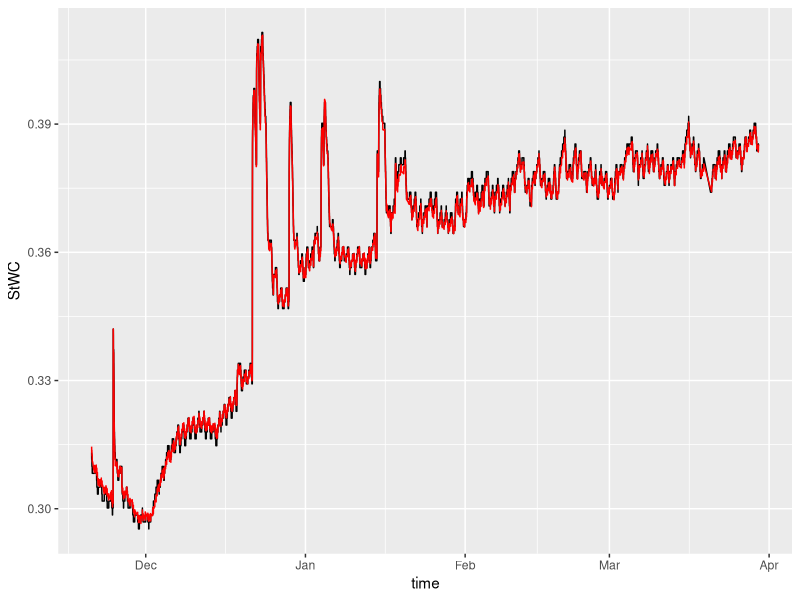
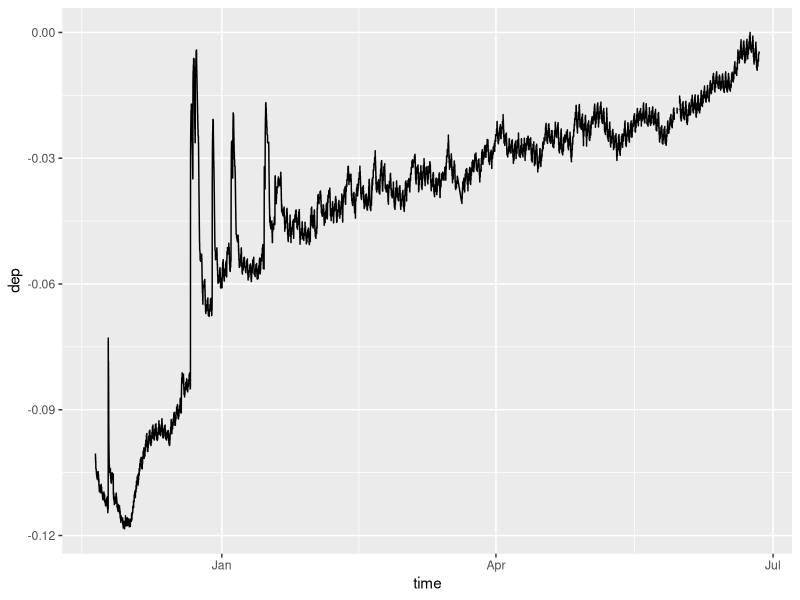
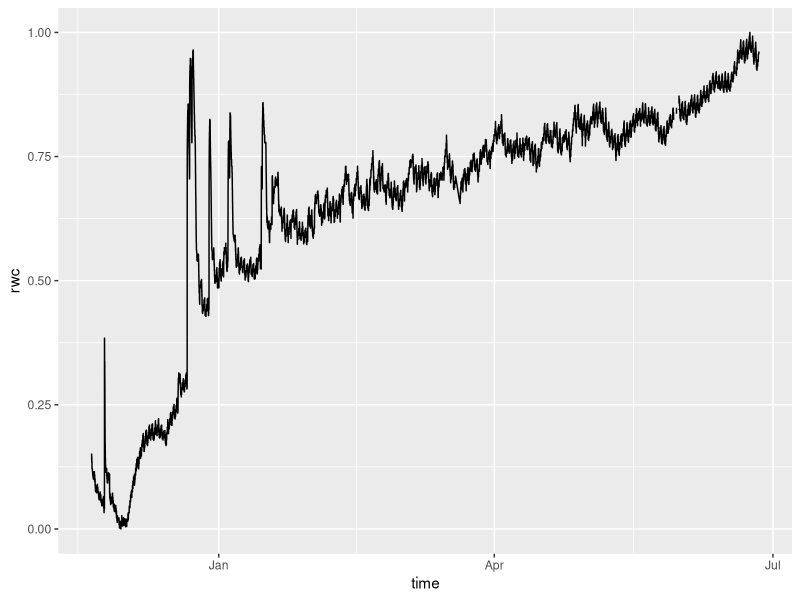

Write R code to recreate these figures, in order.
# FDR/TDR measurements to Tree Water Content
# Data processing
# Edinburgh, 18/04/2024
# Lion R. Martius

dt <- read.csv(file = 'living_trees.csv')
summary(dt)
str(dt)
require(ggplot2)


# This exemplary dataset contains FDR (Teros12; 3 cm length) measurements
# from 3 Dicotyledonous Trees and 2 Monocotyledonous Palms from Amazónia (BR).
unique(dt$species)
# Trees: "Vouacapoua americana", "Licania octandra", "Manilkara bidentata" 
# Palms: "Astrocaryum vulgare"  "Oenocarpus distichus"

# Other variables:
# time: timestamp
dt$time <- as.POSIXct(strptime(dt$time, format = "%d/%m/%Y %H:%M")) # format 

  
# vwc:  volumetric water content as measured by shortened Teros12 sensors using 
#       the mineral-soil calibration (this is of no interest here)
# t:    temperature
# RAW:  RAW sensor output from sensor


# 1) calculate dielectric permittivity using the RAW sensor output

dt$ep <- (2.887 * 10^-9 * dt$RAW^3 - 2.080 
               * 10^-5 * dt$RAW^2 + 5.276 * 10^-2 * dt$RAW -43.39 )^2

dt$ep.sqrt <- sqrt(dt$ep)   # The calibration equation for woody tissue is based
                            # on the square root dielectric permittivity

# 2) calculate absolute StWC using the TTC

dt$StWC <- 0.2227 * dt$ep.sqrt - 0.396

# 3) Apply temperature corrections

mean(dt$t, na.rm = T) # mean T makes is a suitable reference point
                      # 25.3°C 
dt$t_diff <- as.numeric(dt$t) - mean(dt$t, na.rm = T)
                      # calculate t - difference from reference (mean)
t_effect <- -0.000974 # temperature effect coefficient

# Temperature correction - StWC.T
dt$StWC.T <- dt$StWC - dt$t_diff*t_effect  # this is the column for the temperature
                                           # corrected stem water content


# plot T correction over uncorrected, raw StWC; exemplary for 'V. americana' 
# and using a subset of the dataset
ggplot(data = dt[dt$species == 'Vouacapoua americana'&
                   dt$time < '2023-03-30 01:15:00',])+
  geom_line(mapping = aes(time,StWC))+
  geom_line(mapping = aes(time, StWC.T), col = 'red')


# 4a) Calculate stem water deficit relative to the max &
# 4b) relative water content (rwc)
# using the slope only (which is constant across species),
# which removes intercept variations 

# a)
dt$dep <- NA
# b)
dt$rwc <- NA

# Loop through each species
for (species in unique(dt$species)) {
  # Subset the data for the current species
  sub_dt <- dt[dt$species == species, ]
  
  # Find the maximum/minimum saturation value for the current species
  StWC_max <- max(sub_dt$StWC.T, na.rm = TRUE)
  StWC_min <- min(sub_dt$StWC.T, na.rm = TRUE)
  
  # Calculate water deficit/RWC for the current species
  sub_dt$dep <- sub_dt$StWC.T - StWC_max
  sub_dt$rwc <- (sub_dt$StWC.T - StWC_min)/(StWC_max - StWC_min)
  
  # Merge the calculated RWC values back into the main dataset
  dt[dt$species == species, "dep"] <- sub_dt$dep
  dt[dt$species == species, "rwc"] <- sub_dt$rwc
}

ggplot(data = dt[dt$species == 'Vouacapoua americana',])+
  geom_line(mapping = aes(time,dep))

ggplot(data = dt[dt$species == 'Vouacapoua americana',])+
  geom_line(mapping = aes(time,rwc))

